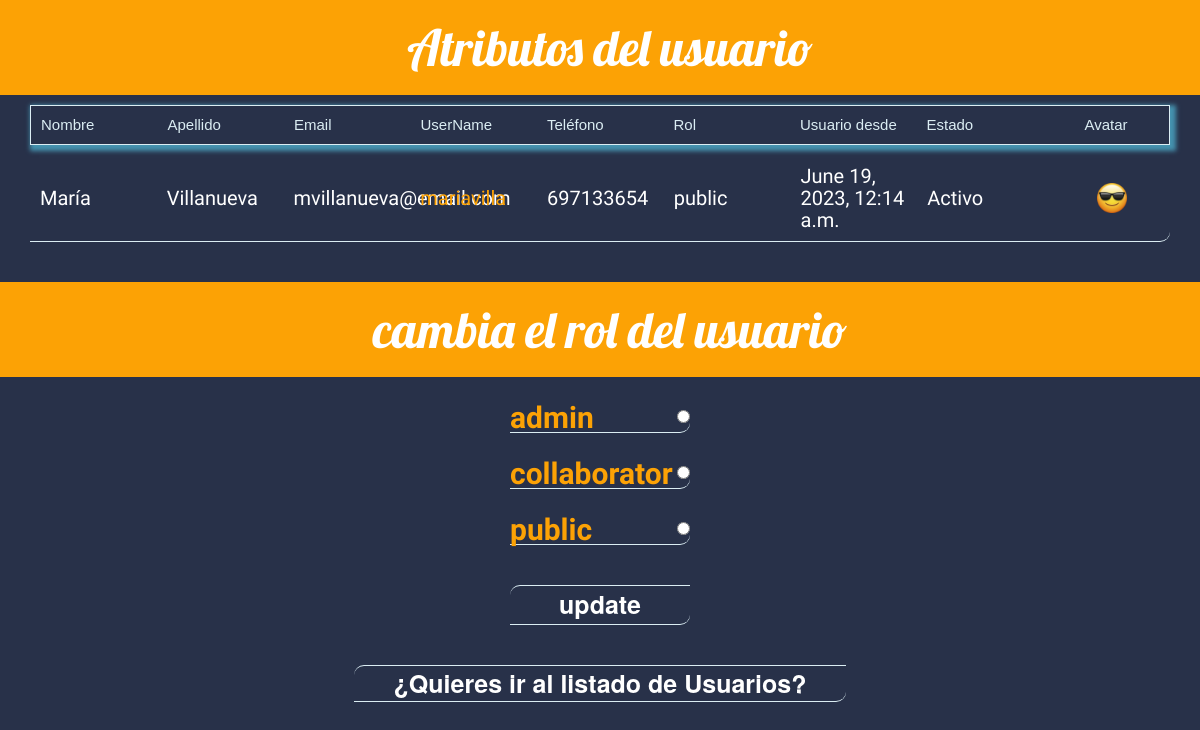
The page /users/detail/3 on the database its author committed.
### users/models.py (models this page shows, shortened)
class User(models.Model):
    first_name = models.CharField(max_length=50, null=False, blank=False)
    last_name = models.CharField(max_length=50, null=False, blank=False)
    phone = models.CharField(max_length=20, null=True, blank=True)
    username = models.CharField(max_length=50, unique=True, null=False, blank=False)
    email = models.CharField(max_length=50, unique=True, null=False, blank=False)
    password = models.CharField(max_length=20, null=False, blank=False)
    avatar = models.CharField(max_length=500, null=True, blank=True)
    rol = models.ForeignKey(Rol, on_delete=models.DO_NOTHING)
    is_active = models.BooleanField(default=True)
    creation_date = models.DateTimeField('date created', auto_now_add=True)

class Rol(models.Model):
    type = models.CharField(max_length=12, null=False, blank=False)
    def __str__(self):
        return self.type

### users/views.py (the view)
# urls.py: path('detail/<int:pk>', views.DetailView.as_view(), name='detail'),
class DetailView(generic.ListView):
    template_name = 'users/detail.html'
    context_object_name = 'rols_list'
    def get_queryset(self):
        return Rol.objects.all()
    def get_context_data(self, **kwargs: Any) -> dict[str, Any]:
        context = super(DetailView, self).get_context_data(**kwargs)
        user_id = self.kwargs['pk']
        context['user'] = User.objects.get(pk=user_id)
        return context

### users/templates/users/detail.html (shortened to what this page needs)
{% load static %}
{% static "images/defaultadmin.png" as defaultadmin %}
{% static "images/defaultcollaborator.png" as defaultcollab %}
{% static "images/defaultpublic.png" as defaultpublic %}
<!DOCTYPE html>
<html lang="en">
<head>
  <link rel="stylesheet" href="//maxcdn.bootstrapcdn.com/bootstrap/3.2.0/css/bootstrap.min.css">
  <link rel="stylesheet" href="//maxcdn.bootstrapcdn.com/bootstrap/3.2.0/css/bootstrap-theme.min.css">
  <link rel="stylesheet" href="{% static 'css/detail.css' %}">
</head>
<body>
  <h1 class='title'>
    {{ 'Atributos del usuario' }}
  </h1>
  <div class='main_reg_fields'>
    <span>Nombre</span>
    <span>Apellido</span>
    <span>Email</span>
    <span>UserName</span>
    <span>Teléfono</span>
    <span>Rol</span>
    <span>Usuario desde</span>
    <span>Estado</span>
    <span class='span_avatar'>Avatar</span>
  </div>
  <ul class='unordered_list'>
    <li class='campo_de_lista'>
      <span><h5>{{ user.first_name }}</h5></span>
      <span><h5>{{ user.last_name }}</h5></span>
      <span><h5>{{ user.email }}</h5></span>
      <span><h4>{{ user.username }}</h4></span>
      <span><h5>{{ user.phone }}</h5></span>
      <span><h5>{{ user.rol }}</h5></span>
      <span><h5>{{ user.creation_date }}</h5></span>
      <span><h5>{{ user.is_active|yesno:"Activo, Inactivo," }}</h5></span>
      <span>
        <img
          src=" {% if user.avatar %}
                  {{user.avatar}}
                {% elif user.rol.type == "admin" %}
                  {{ defaultadmin }}
                {% elif user.rol.type == "collaborator" %}
                  {{ defaultcollab }}
                {% else %}
                  {{ defaultpublic }}
                {%endif%}"
                alt="User Avatar"
        >
      </span>
    </li>
  </ul>
  <br>
  <br>
  <h1 class='title'>
    {{ 'cambia el rol del usuario' }}
  </h1>
  <form
    action='{% url 'users:update' user.id %}'
    method='post'
  >
    <ul class="unordered_list">
      {% for rol in rols_list %}
        <span class='campo_de_lista_rol'>
          <label class='rol_type'
            for="rol{{ forloop.counter}}"
            style="cursor: pointer;"
          >
            {{ rol.type }}
          </label>
          <input
            type="radio"
            name="rol"
            id="rol{{ forloop.counter}}"
            value="{{ rol.id }}"
            style="cursor: pointer;"
          >
        </span>
        <br>
      {% endfor %}
      <span  class='submit'>
        <input type="submit" value="update">
      </span>
      <br>
      <span  class='return_to_user_list'>
        <a href=" {% url 'users:user_index' %} ">
          ¿Quieres ir al listado de Usuarios?
        </a>
      </span>
    </ul>
  </form>
</body>
</html>

### users/static/css/detail.css (style rules this page uses)
body { background-color: #283149; }
.title { background-color: #FCA205; margin-top: 0; padding: 20px 20px 20px 40px; text-align: center; font-family: 'Lobster'; color: #ffffff; font-size: 5rem; }
.main_reg_fields { width: 95vw; height: 4rem; margin: 0rem auto 0rem auto; display: flex; flex-direction: row; justify-content: space-between; align-items: center; border: 1px solid #dbedf3; font-size: 1.5rem; font-family: Arial, Helvetica, sans-serif; color: #dbedf3; box-shadow: 0.2em 0.2em 0.3em 0.2em #4592af; }
.main_reg_fields span, .campo_de_lista span { width: 10.5vw; padding-left: 1rem; }
.main_reg_fields .span_avatar { padding-left: 0rem; text-align: center; }
.unordered_list { width: 95vw; margin: 0rem auto 0rem auto; padding: 0rem; padding-top: 1rem; display: flex; flex-direction: column; justify-content: flex-start; align-items: center; }
.campo_de_lista, .campo_de_lista_rol, .submit, .error_message, .return_to_user_list { width: 95vw; margin: 0rem auto 0rem auto; display: flex; flex-direction: row; justify-content: space-between; align-items: center; list-style: none; text-align: center; border-bottom-right-radius: 1rem; border-bottom: 1px solid #dbedf3; }
.campo_de_lista_rol { width: 15vw; text-align: start; }
.campo_de_lista h4 { text-align: start; font-family: 'Satisfy'; font-size: 2rem; color: #FCA205; }
.campo_de_lista h5 { text-align: start; font-family: 'Medula One'; font-size: 2rem; color: #ffffff; }
.campo_de_lista img { object-fit: contain; margin-left: auto; margin-right: auto; width: 3rem; height: 3rem; }
.rol_type { width: 100%; height: 3rem; font-family: 'Satisfy'; font-size: 3rem; color: #FCA205; }
.submit, .error_message, .return_to_user_list { width: 15vw; margin-top: 2rem; text-align: center; font-size: 2.5rem; font-weight: bold; color:#ffffff; cursor: pointer; border-top-left-radius: 1rem; border-top: 1px solid #dbedf3; justify-content: center; }
.submit input { background: none; border: none; }
.return_to_user_list, .return_to_user_list a { width: fit-content; padding: 0rem 2rem; text-decoration: none; color: #ffffff }

### rows shown on the page
User: first_name "María", last_name "Villanueva", email "mvillanueva@email.com", username "mariavilla", phone "697133654", rol "public", creation_date "June 19, 2023, 12:14 a.m.", is_active "Activo"
Rol: type "admin"
Rol: type "collaborator"
Rol: type "public"

### other values the page prints
{{ 'Atributos del usuario' }} "Atributos del usuario"
{{ 'cambia el rol del usuario' }} "cambia el rol del usuario"
